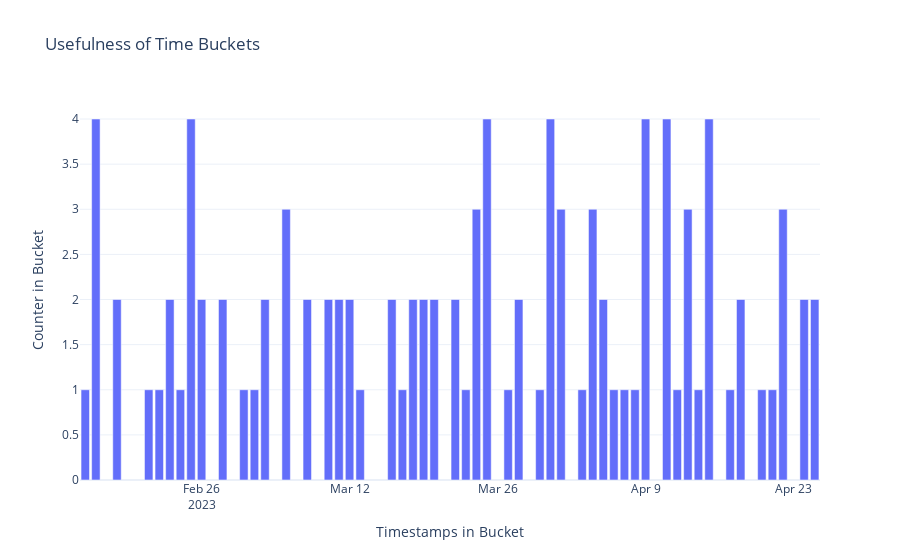

The code cell stored with this chart in its notebook:
### Code cell
### PRINT TIMEBUCKET
plot_timerange_buckets(timerange_bucket_counter_df,"bucket_start")
